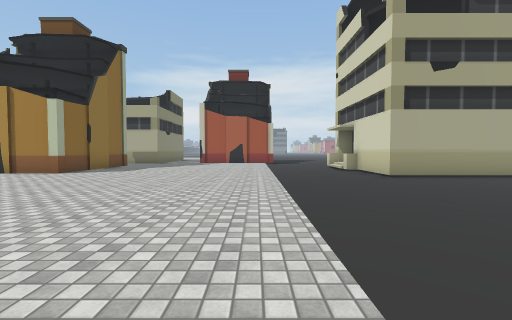
view 1 (above)

21 first-person views from a walk through a scene from a Unity 3-D project. The camera is 1.3 m above the floor, tilts 2° down and sees 90° across. The floor is counted in squares, 2 m on a side. Each view is taken from the middle of a square. On the plan, view 1 faces up. The plan holds only what a view shows up to about 9 squares ahead; the rest is blank. The place goes on beyond the plan. The player is left out. Some animated figures are not drawn. Some surface patterns are stand-ins.

view 2
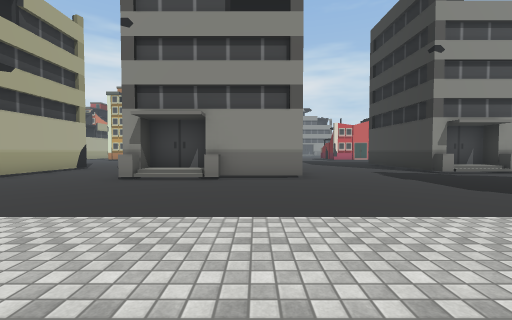

view 3
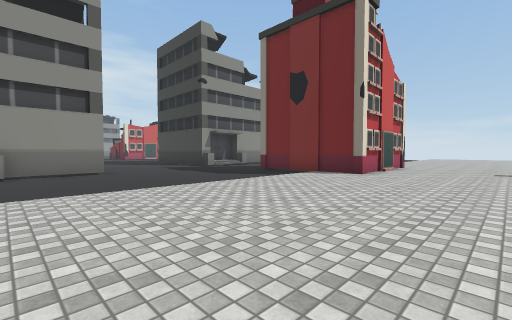

view 4
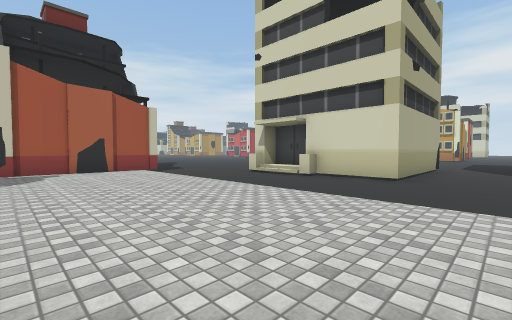

view 5
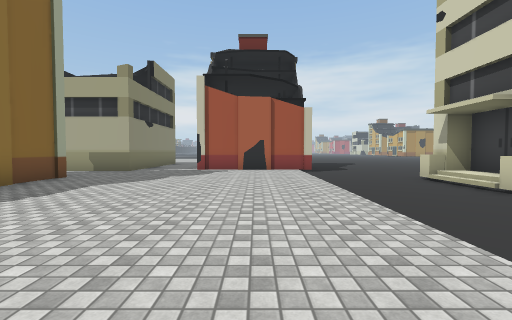

view 6
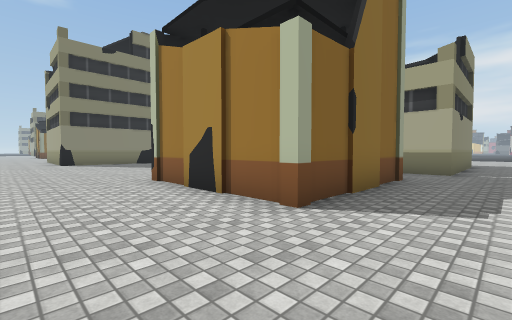

view 7
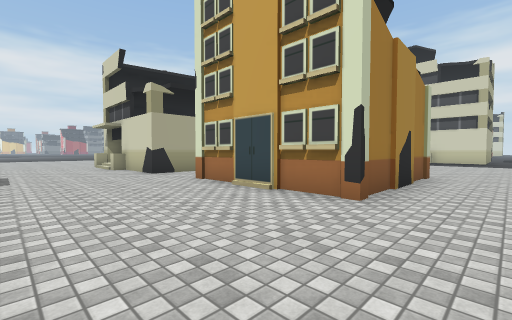

view 8
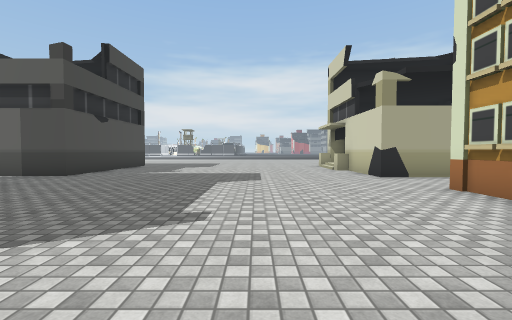

view 9
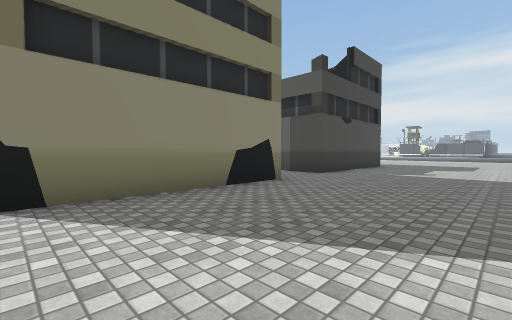

view 10
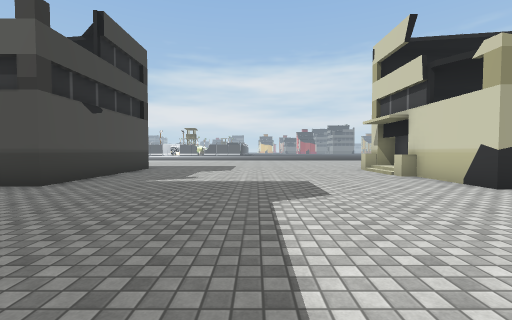

view 11
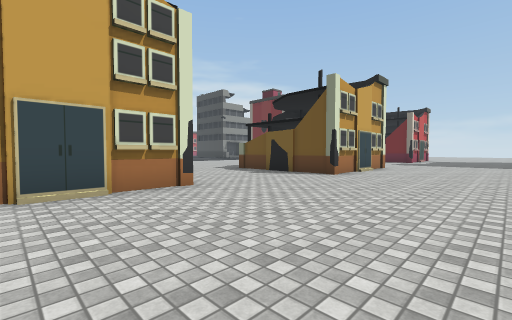

view 12
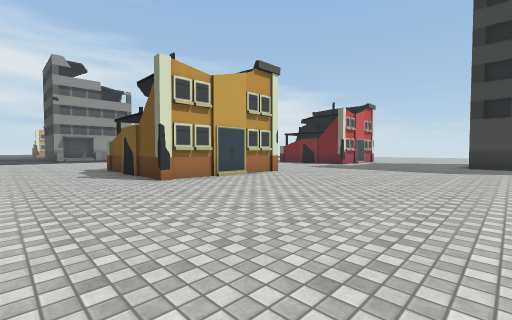

view 13
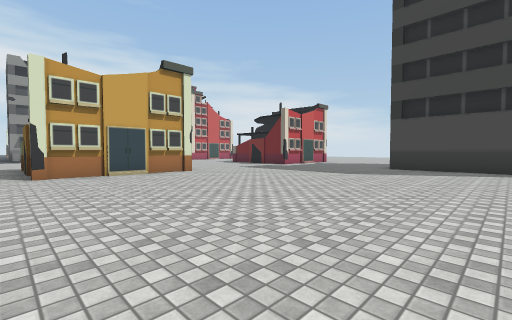

view 14
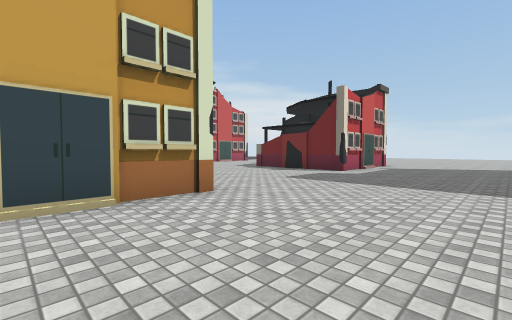

view 15
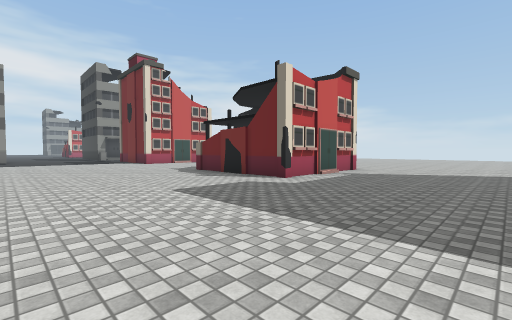

view 16
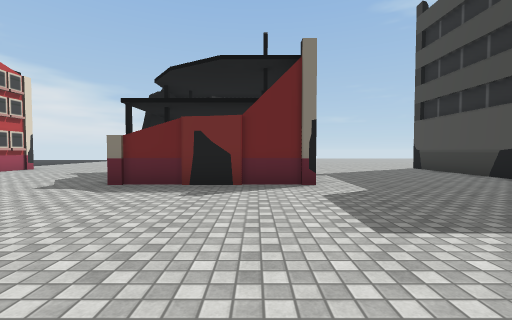

view 17
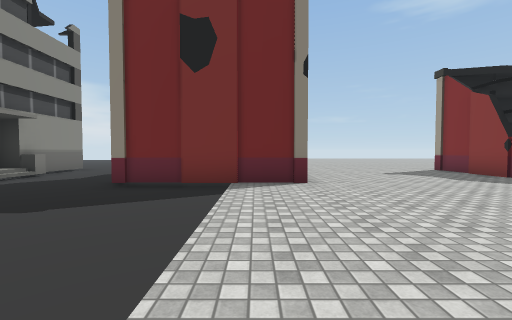

view 18
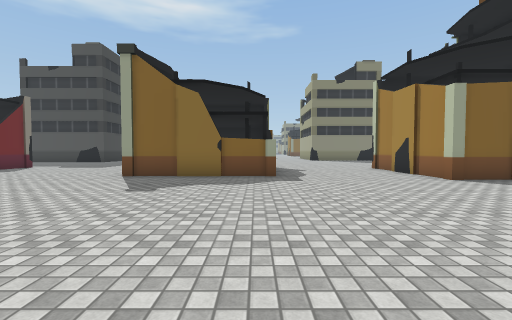

view 19
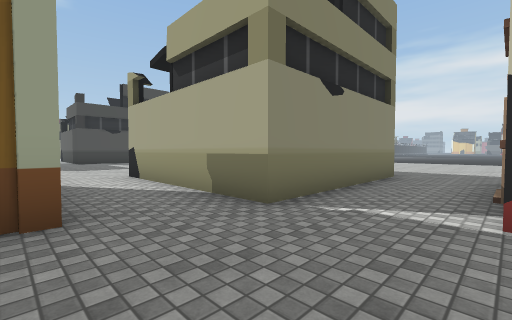

view 20
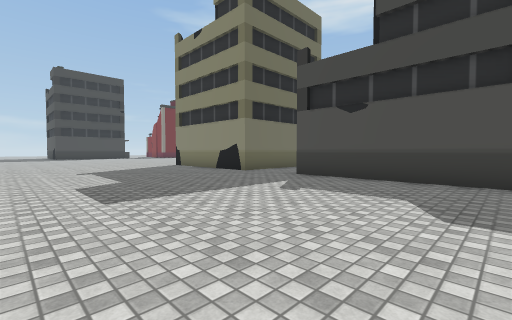

view 21
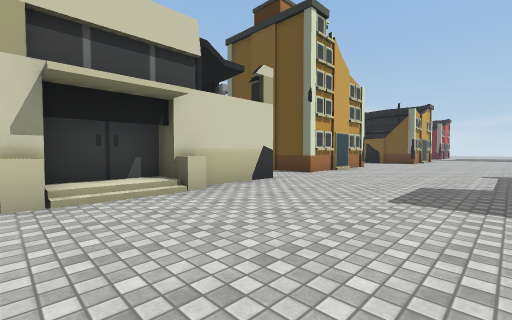

### Floor plan
Points are (right, up) in squares from view 1. A wall is a line through its corners. A room is listed if a view was taken in it or the views show most of it. See-through windows are left out.
Room 1 (views 1, 2, 3, 4, 5, 6, 7, 8, 9, 10, 11, 12, 13, 14, 15, 16, 17, 18, 19, 20, 21)
walls: (-10.6, -0.5) (-10.6, 3.4) (-6.7, 3.4) (-6.7, -0.5); (-5.8, 11.4) (-5.8, 7.5) (-9.7, 7.5) (-9.7, 11.3) (-8.1, 11.3); (3.6, 6.9) (3.6, 9.5); (-6.2, -7.2) (-6.2, -9.9); (3.6, 9.1) (3.2, 9.1) (3.2, 9.5); (-10.1, -7.4) (-10.1, -6.1); (4.4, 0.9) (4.4, 1.4); (4.8, 3) (4.8, 3.6); (-10.3, 15.5) (-10.3, 15.9) (-9.3, 15.9) (-9.3, 17.6) (-10.3, 17.6) (-10.3, 18.1); (4.2, 9.8) (4.2, 11.2) (3.2, 11.2); (5.4, 1.4) (5.4, 3.1) (4.4, 3.1) (4.4, 3.5); (1, 13.9) (-3.1, 13.9); (3.6, 11.1) (3.6, 11.8); (4.8, -1.2) (4.8, 1.4); (-14.9, -6.9) (-14.9, -10); (-18.4, 11.7) (-17.8, 11.7) (-17.8, 6.9); (-9.9, 17.5) (-9.9, 18); (-10.1, -9.6) (-10.1, -8.5); (-1, -8.8) (-1, -6.2) (3, -6.2); (-5.1, 18.1) (-5.1, 13.3) (-9.9, 13.3) (-9.9, 16); (-10.3, -9.9) (-10.3, -5.9) (-6.1, -5.9); (-18.1, -5.9) (-15, -5.9); (-1, -10) (-1, -8.9); (6.1, -6.4) (6.1, -5.9); (6.5, -6.4) (6.5, -5.8); (-17.8, 18.1) (-17.8, 13.7) (-18.5, 13.7); (6.1, -8.5) (6.1, -8.1) (7.1, -8.1); (6.5, -10) (6.5, -8)
ways out: opening at (-13, -10.8); opening at (-4, -10); opening at (1.5, 11.8); opening at (3.3, 5); opening at (5, -10); opening at (5.2, -3.5)

Positions as (right, up) in squares from view 1, and headings:
1: (0, 0), facing up
2: (-2, 0), facing right
3: (-4, 1), facing down-right
4: (-3, 5), facing up-right
5: (-1, 5), facing up
6: (-4, 5), facing up-left
7: (-13, 6), facing up-right
8: (-13, 7), facing up
9: (-14, 7), facing up-left
10: (-14, 9), facing up
11: (-14, 10), facing down-right
12: (-16, 6), facing down-right
13: (-18, 4), facing down-right
14: (-14, 2), facing down-right
15: (-14, -1), facing down-right
16: (-9, -1), facing down
17: (0, -1), facing down
18: (0, 3), facing left
19: (-3, 11), facing up-left
20: (-12, 18), facing down-left
21: (-14, 18), facing down-right
